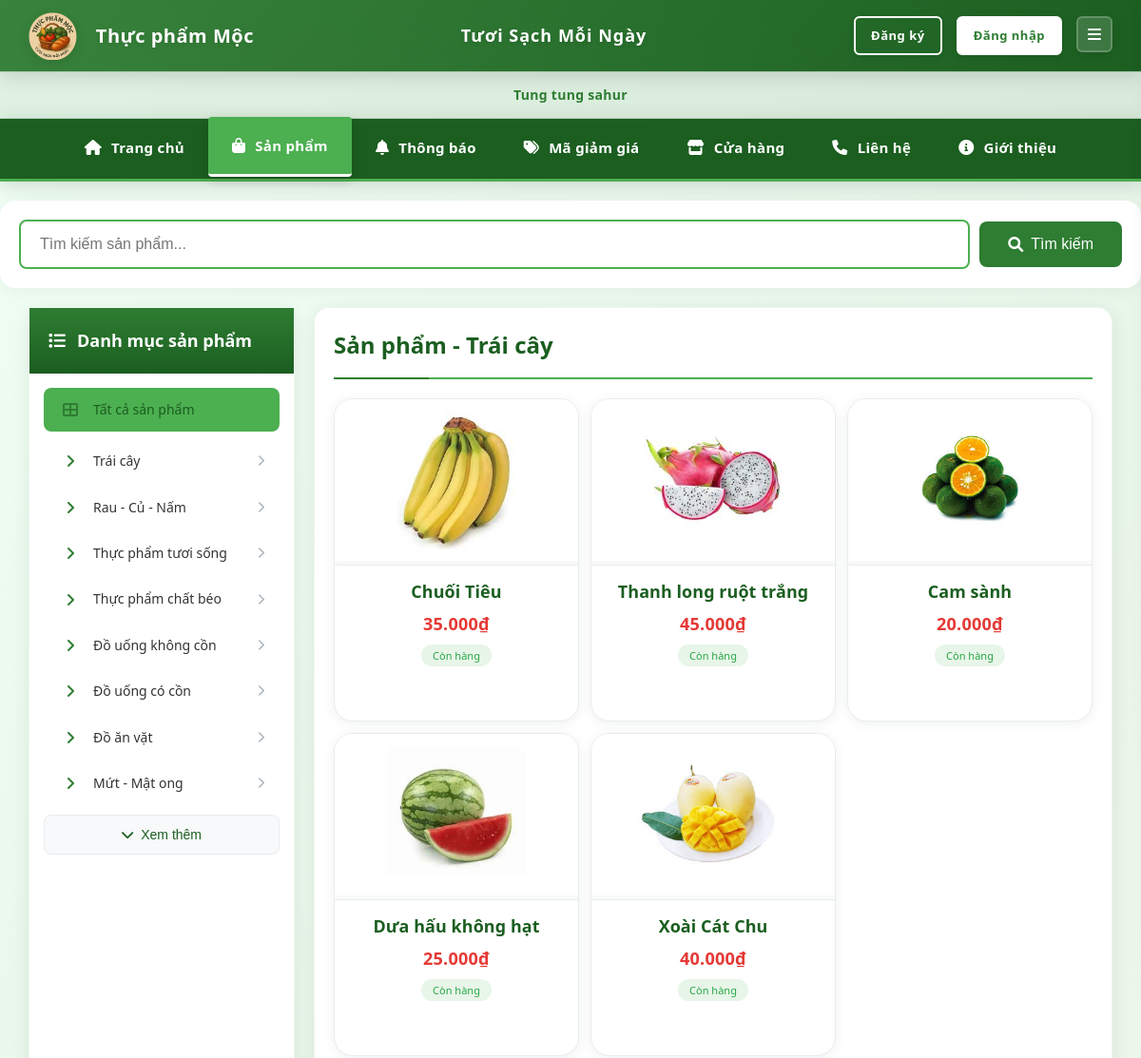
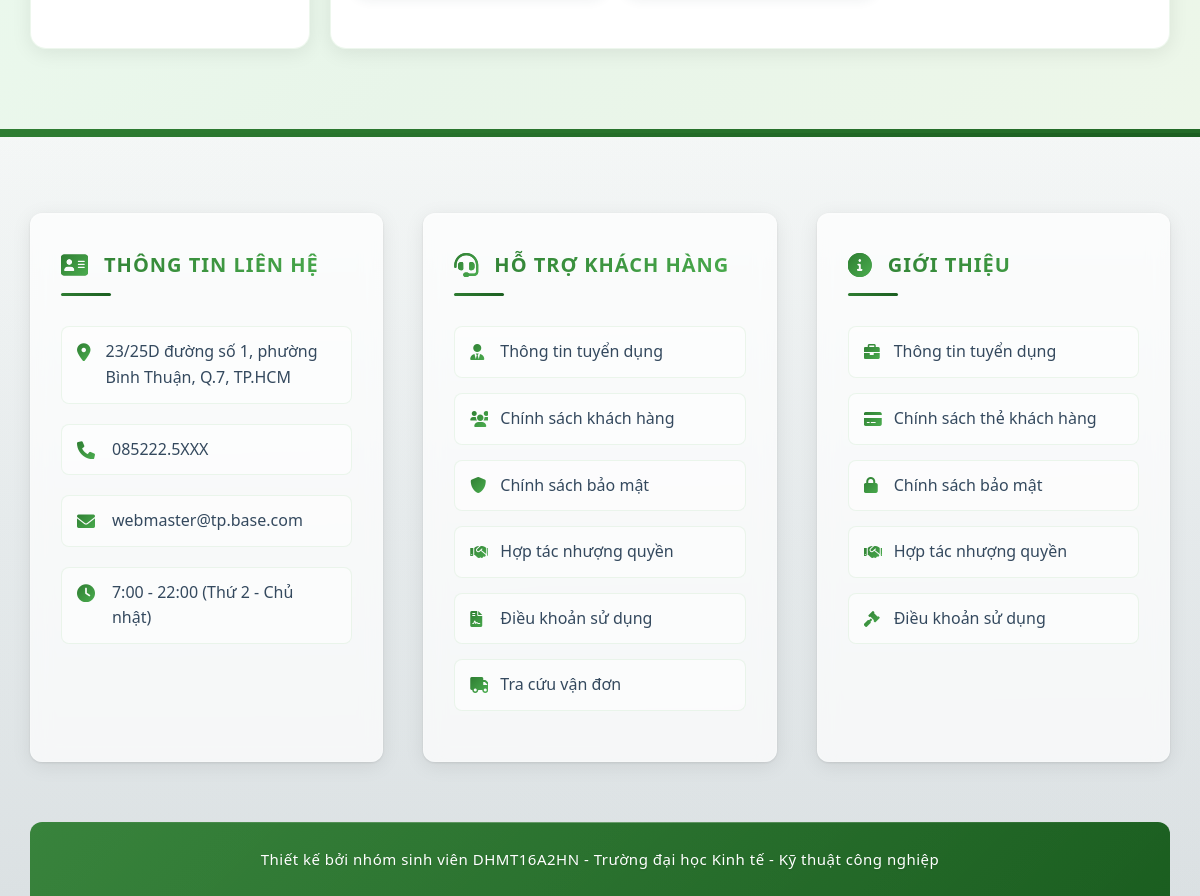
Page /QL_ThucPham/home/san-pham.php?category=1 on the committed database (2 pictures, top to bottom).
### tables this page shows
CREATE TABLE `categories` (
  `category_id` int(11) NOT NULL,
  `name` varchar(255) NOT NULL,
  `description` text DEFAULT NULL,
  `created_at` timestamp NOT NULL DEFAULT current_timestamp(),
  `updated_at` timestamp NOT NULL DEFAULT current_timestamp() ON UPDATE current_timestamp()
);

CREATE TABLE `products` (
  `product_id` int(11) NOT NULL,
  `subcategory_id` int(11) NOT NULL,
  `name` varchar(255) NOT NULL,
  `description` text DEFAULT NULL,
  `origin` varchar(255) DEFAULT NULL,
  `price` decimal(10,2) NOT NULL,
  `image_url` varchar(255) DEFAULT NULL,
  `stock_quantity` int(11) DEFAULT 0,
  `sold_quantity` int(11) DEFAULT 0,
  `created_at` timestamp NOT NULL DEFAULT current_timestamp(),
  `updated_at` timestamp NOT NULL DEFAULT current_timestamp() ON UPDATE current_timestamp()
);

### QL_ThucPham/home/san-pham.php (the view, shortened to what this page needs)
<?php
require_once('../config/db_connect.php');
$categories = $conn->query("SELECT * FROM categories");
$category_id = isset($_GET['category']) ? (int)$_GET['category'] : null;
$search = isset($_GET['search']) ? $conn->real_escape_string($_GET['search']) : '';
$query = "SELECT p.*, c.name as category_name, s.name as subcategory_name
          FROM products p
          INNER JOIN subcategories s ON p.subcategory_id = s.subcategory_id
          INNER JOIN categories c ON s.category_id = c.category_id
          WHERE 1=1";
if ($category_id) {
    $query .= " AND c.category_id = $category_id";
}
$items_per_page = 16;
$current_page = isset($_GET['page']) ? (int)$_GET['page'] : 1;
$offset = ($current_page - 1) * $items_per_page;
$query .= " LIMIT $offset, $items_per_page";
$products = $conn->query($query);
?>
<!DOCTYPE html>
<html lang="vi">
<head>
    <link rel="stylesheet" href="css/san-pham.css">
    <link rel="stylesheet" href="css/style.css">
    <link rel="stylesheet" href="https://cdnjs.cloudflare.com/ajax/libs/font-awesome/6.0.0/css/all.min.css">
</head>
<body>
    <?php include 'slide-menu.php'; ?>
    <div class="header-content">
        <div class="search-banner">
            <form class="search-form" method="GET" action="san-pham.php">
                <input type="text"
                       name="search"
                       placeholder="Tìm kiếm sản phẩm..."
                       value="<?php echo htmlspecialchars($search); ?>"
                       autocomplete="off"
                       id="searchInput">
                <button type="submit"><i class="fas fa-search"></i> Tìm kiếm</button>
            </form>
        </div>
        <div class="menu-container">
            <aside class="left-menu">
                <div class="menu-header">
                    <h3><i class="fas fa-list"></i> Danh mục sản phẩm</h3>
                </div>
                <div class="menu-body">
                    <ul class="category-list">
                        <li class="category-item">
                            <a href="san-pham.php" class="all-products">
                                <i class="fas fa-th-large"></i>
                                <span>Tất cả sản phẩm</span>
                            </a>
                        </li>
                        <?php
                        $categories->data_seek(0);
                        $category_count = 0;
                        while ($category = $categories->fetch_assoc()):
                            $category_count++;
                            $class = $category_count > 8 ? 'hidden-category' : '';
                            $subcategories = $conn->query("SELECT * FROM subcategories WHERE category_id = " . $category['category_id']);
                        ?>
                            <li class="category-item <?php echo $class; ?>" data-id="<?php echo $category['category_id']; ?>">
                                <a href="san-pham.php?category=<?php echo $category['category_id']; ?>">
                                    <i class="<?php echo !empty($category['icon']) ? $category['icon'] : 'fas fa-angle-right'; ?>"></i>
                                    <span><?php echo htmlspecialchars($category['name']); ?></span>
                                    <?php if ($subcategories->num_rows > 0): ?>
                                        <i class="fas fa-chevron-right arrow-icon"></i>
                                    <?php endif; ?>
                                </a>
                            </li>
                        <?php endwhile; ?>
                    </ul>
                    <?php if ($category_count > 8): ?>
                        <button type="button" class="show-more-btn">
                            <i class="fas fa-chevron-down"></i> Xem thêm
                        </button>
                    <?php endif; ?>
                </div>
            </aside>
            <main class="products-container">
                <h2>Sản phẩm <?php
                    if ($category_id) {
                        $cat = $conn->query("SELECT name FROM categories WHERE category_id = $category_id")->fetch_assoc();
                        echo "- " . htmlspecialchars($cat['name']);
                    }
                ?></h2>
                <div class="products-grid">
                    <?php if ($products->num_rows > 0): ?>
                        <?php while ($product = $products->fetch_assoc()):
                            $productName = htmlspecialchars($product['name']);
                            $productImage = htmlspecialchars($product['image_url']);
                            $productPrice = number_format($product['price'], 0, ',', '.') . '₫';
                            $productStatus = $product['stock_quantity'] > 0 ? 'Còn hàng' : 'Hết hàng';
                            $statusClass = $product['stock_quantity'] > 0 ? 'in-stock' : 'out-of-stock';
                        ?>
                        <div class="product-card">
                            <div class="product-image">
                                <img src="<?php echo $productImage; ?>" alt="<?php echo $productName; ?>" onerror="this.src='../images/default-product.jpg'">
                            </div>
                            <div class="product-info">
                                <h4 class="product-name"><?php echo $productName; ?></h4>
                                <div class="product-price-container">
                                    <p class="product-price"><?php echo $productPrice; ?></p>
                                    <span class="product-status <?php echo $statusClass; ?>"><?php echo $productStatus; ?></span>
                                </div>
                            </div>
                        </div>
                        <?php endwhile; ?>
                    <?php else: ?>
                        <p class="no-products">Không tìm thấy sản phẩm nào.</p>
                    <?php endif; ?>
                </div>
            </main>
        </div>
    </div>
    <?php include 'footer.php'; ?>
</body>
</html>

### QL_ThucPham/home/css/style.css (style rules this page uses)
:root { --primary-color: #4CAF50; --primary-dark: #2E7D32; --primary-light: #C8E6C9; --accent-color: #8BC34A; --text-dark: #333; --text-light: #fff; --gray-100: #f8f9fa; --gray-200: #e9ecef; --gray-300: #dee2e6; --gray-400: #ced4da; --gray-500: #adb5bd; --gray-600: #6c757d; --gray-700: #495057; --gray-800: #343a40; --error-color: #dc3545; --success-color: #28a745; --warning-color: #ffc107; }
* { margin: 0; padding: 0; box-sizing: border-box; }
body { font-family: 'Segoe UI', Tahoma, Geneva, Verdana, sans-serif; line-height: 1.6; color: var(--text-dark); background: linear-gradient(135deg, #f0fff4 0%, #e8f5e9 50%, #f1f8e9 100%); background-size: cover; background-attachment: fixed; background-position: center; min-height: 100vh; position: relative; }
body::before { content: ''; position: fixed; top: 0; left: 0; width: 100%; height: 100%; background: linear-gradient(45deg, rgba(76, 175, 80, 0.02) 25%, transparent 25%), linear-gradient(-45deg, rgba(76, 175, 80, 0.02) 25%, transparent 25%), linear-gradient(45deg, transparent 75%, rgba(76, 175, 80, 0.02) 75%), linear-gradient(-45deg, transparent 75%, rgba(76, 175, 80, 0.02) 75%); background-size: 20px 20px; background-position: 0 0, 0 10px, 10px -10px, -10px 0px; opacity: 0.05; z-index: -1; pointer-events: none; }

### QL_ThucPham/home/slide-menu.php (style rules this page uses)
:root { --primary-color: #2E7D32; --primary-dark: #1B5E20; --primary-light: #4CAF50; --primary-lighter: #66BB6A; --primary-darkest: #0D4A0D; --text-light: #FFFFFF; --text-dark: #333333; --text-muted: #666666; --hover-color: #388E3C; --hover-light: #81C784; --notification-bg: rgba(27, 94, 32, 0.08); --notification-text: #2E7D32; --shadow-light: rgba(0,0,0,0.1); --shadow-medium: rgba(0,0,0,0.15); --shadow-heavy: rgba(0,0,0,0.2); --border-light: rgba(255,255,255,0.2); --border-medium: rgba(255,255,255,0.3); }
.menu-container { max-width: 1200px; margin: 0 auto; padding: 0 30px; }

### QL_ThucPham/home/footer.php (style rules this page uses)
:root { --primary-green: #2E7D32; --dark-green: #1B5E20; --light-green: #4CAF50; --accent-green: #81C784; --text-light: #FFFFFF; --text-gray: #E8F5E9; --border-light: rgba(255,255,255,0.1); --shadow-dark: rgba(0,0,0,0.2); --gradient-primary: linear-gradient(135deg, #2E7D32 0%, #1B5E20 100%); --gradient-secondary: linear-gradient(135deg, #4CAF50 0%, #388E3C 100%); --gradient-footer: linear-gradient(180deg, #f8f9fa 0%, #e9ecef 50%, #dee2e6 100%); --gradient-modern: linear-gradient(135deg, #667eea 0%, #764ba2 100%); --gradient-professional: linear-gradient(135deg, #2E7D32 0%, #1B5E20 100%); --shadow-soft: 0 4px 20px rgba(0,0,0,0.08); --shadow-medium: 0 8px 30px rgba(0,0,0,0.12); --shadow-strong: 0 12px 40px rgba(0,0,0,0.15); --shadow-glow: 0 0 20px rgba(76, 175, 80, 0.3); --border-radius: 12px; --transition-smooth: all 0.4s cubic-bezier(0.4, 0, 0.2, 1); }
html { scroll-behavior: smooth; }

### rows in the picture
categories: name "Trái cây"
categories: name "Rau - Củ - Nấm"
categories: name "Thực phẩm tươi sống"
categories: name "Thực phẩm chất béo"
categories: name "Đồ uống không cồn"
categories: name "Đồ uống có cồn"
categories: name "Đồ ăn vặt"
categories: name "Mứt - Mật ong"
products: image_url (picture), name "Chuối Tiêu", price "35.000₫", stock_quantity "Còn hàng"
products: image_url (picture), name "Thanh long ruột trắng", price "45.000₫", stock_quantity "Còn hàng"
products: image_url (picture), name "Cam sành", price "20.000₫", stock_quantity "Còn hàng"
products: image_url (picture), name "Dưa hấu không hạt", price "25.000₫", stock_quantity "Còn hàng"
products: image_url (picture), name "Xoài Cát Chu", price "40.000₫", stock_quantity "Còn hàng"

### other values in the picture
$notification_data[0] "Tung tung sahur"
